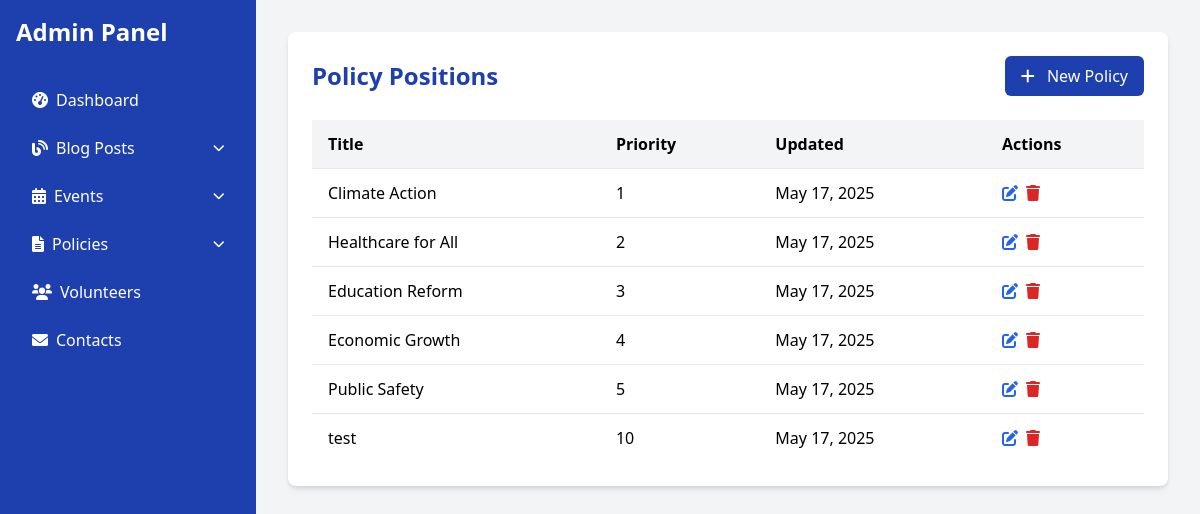
/manage/policies/ (signed in), run on the app's committed database.
### campaign/models.py (models this page shows, shortened)
class PolicyPosition(models.Model):
    title = models.CharField(max_length=200)
    slug = models.SlugField(max_length=200, unique=True)
    summary = models.TextField()
    detailed_position = models.TextField()
    icon = models.CharField(max_length=50, blank=True)
    priority = models.IntegerField(default=0)
    created_at = models.DateTimeField(auto_now_add=True)
    updated_at = models.DateTimeField(auto_now=True)
    class Meta:
        ordering = ['priority']

### campaign/views.py (the view)
# urls.py: path('manage/policies/', views.policy_list, name='policy_list'),
@user_passes_test(is_admin)
def policy_list(request):
    policies = PolicyPosition.objects.all().order_by('priority')
    return render(request, 'admin/policy_list.html', {'policies': policies})

### campaign/context_processors.py (called while the page is built)
def campaign_context(request):
    return {
        'candidate_name': settings.CAMPAIGN_SETTINGS['candidate_name'],
        'position': settings.CAMPAIGN_SETTINGS['position'],
        'campaign_email': settings.CAMPAIGN_SETTINGS['campaign_email'],
        'campaign_phone': settings.CAMPAIGN_SETTINGS['campaign_phone'],
    }

### campaign/views.py (called while the page is built)
def is_admin(user):
    return user.is_authenticated and user.is_staff

### campaign/templates/admin/policy_list.html
{% extends "admin/base_admin.html" %}
{% block admin_content %}
<div class="bg-white p-6 rounded-lg shadow-md">
    <div class="flex justify-between items-center mb-6">
        <h1 class="text-2xl font-bold text-blue-800">Policy Positions</h1>
        <a href="{% url 'policy_create' %}" class="bg-blue-800 hover:bg-blue-900 text-white px-4 py-2 rounded-md">
            <i class="fas fa-plus mr-2"></i> New Policy
        </a>
    </div>
    <div class="overflow-x-auto">
        <table class="min-w-full bg-white">
            <thead>
                <tr class="bg-gray-100">
                    <th class="py-3 px-4 text-left">Title</th>
                    <th class="py-3 px-4 text-left">Priority</th>
                    <th class="py-3 px-4 text-left">Updated</th>
                    <th class="py-3 px-4 text-left">Actions</th>
                </tr>
            </thead>
            <tbody>
                {% for policy in policies %}
                <tr class="border-t border-gray-200 hover:bg-gray-50">
                    <td class="py-3 px-4">{{ policy.title }}</td>
                    <td class="py-3 px-4">{{ policy.priority }}</td>
                    <td class="py-3 px-4">{{ policy.updated_at|date:"M d, Y" }}</td>
                    <td class="py-3 px-4">
                        <div class="flex space-x-2">
                            <a href="{% url 'policy_edit' policy.slug %}" class="text-blue-600 hover:text-blue-800">
                                <i class="fas fa-edit"></i>
                            </a>
                            <a href="{% url 'policy_delete' policy.slug %}" class="text-red-600 hover:text-red-800">
                                <i class="fas fa-trash"></i>
                            </a>
                        </div>
                    </td>
                </tr>
                {% endfor %}
            </tbody>
        </table>
    </div>
</div>
{% endblock %}

### data on the page
PolicyPosition: title "Climate Action", priority "1", updated_at "May 17, 2025"
PolicyPosition: title "Healthcare for All", priority "2", updated_at "May 17, 2025"
PolicyPosition: title "Education Reform", priority "3", updated_at "May 17, 2025"
PolicyPosition: title "Economic Growth", priority "4", updated_at "May 17, 2025"
PolicyPosition: title "Public Safety", priority "5", updated_at "May 17, 2025"
PolicyPosition: title "test", priority "10", updated_at "May 17, 2025"
